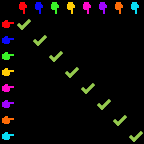

The image is a tile-based game level rendered from a .tmx file. Its description and complete source (layers, tilesets, objects, tile grids) follow:
An orthogonal 9x9 tile map with 16x16 px tiles, 2 tile layers (icon, dip), 2 tilesets.

<map version="1.0" orientation="orthogonal" renderorder="right-down" width="9" height="9" tilewidth="16" tileheight="16" nextobjectid="1">
 <tileset firstgid="1" name="dip" tilewidth="16" tileheight="16" tilecount="10" columns="10">
  <image source="P/dip.png" width="160" height="16" />
 </tileset>
 <tileset firstgid="11" name="dip_icon" tilewidth="16" tileheight="16" tilecount="20" columns="10">
  <image source="P/dip_icon.png" width="160" height="32" />
 </tileset>
 <layer name="icon" width="9" height="9">
  <data encoding="csv">
1,21,22,23,24,25,26,27,28,
11,1,1,1,1,1,1,1,1,
12,1,1,1,1,1,1,1,1,
13,1,1,1,1,1,1,1,1,
14,1,1,1,1,1,1,1,1,
15,1,1,1,1,1,1,1,1,
16,1,1,1,1,1,1,1,1,
17,1,1,1,1,1,1,1,1,
18,1,1,1,1,1,1,1,1
</data>
 </layer>
 <layer name="dip" width="9" height="9">
  <data encoding="csv">
1,1,1,1,1,1,1,1,1,
1,3,1,1,1,1,1,1,1,
1,1,3,1,1,1,1,1,1,
1,1,1,3,1,1,1,1,1,
1,1,1,1,3,1,1,1,1,
1,1,1,1,1,3,1,1,1,
1,1,1,1,1,1,3,1,1,
1,1,1,1,1,1,1,3,1,
1,1,1,1,1,1,1,1,3
</data>
 </layer>
</map>